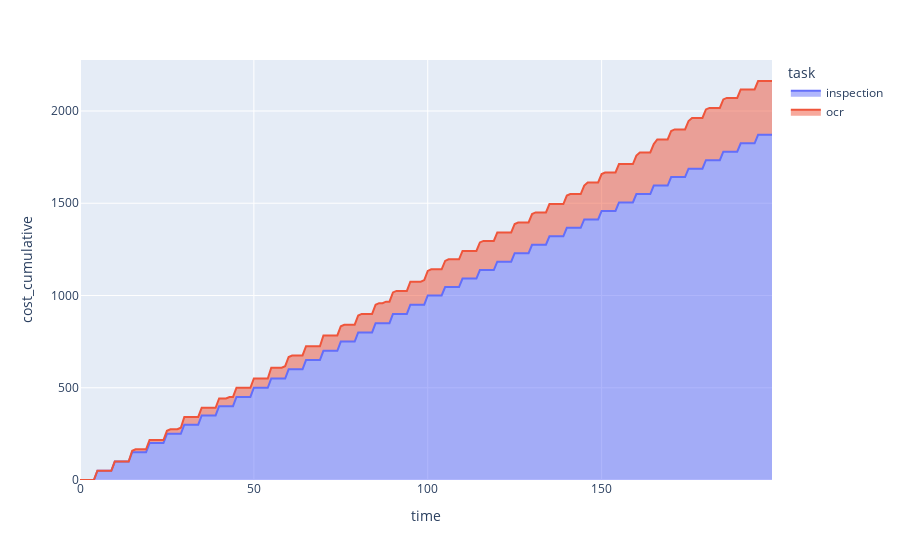

Write notebook code for a chart like this one.
### Code cell
fig = px.area(df, x="time", y="cost_cumulative", color="task")
fig.show()

### Figure 1 — Plotly figure (JSON) as saved in the notebook; plotly's stock layout.template omitted (floating-point values rounded to 4 significant figures; data arrays with more than 128 entries replaced by an {"elided": "..."} marker saying what was removed)
{"data": [{"hovertemplate": "task=inspection<br>time=%{x}<br>cost_cumulative=%{y}<extra></extra>", "legendgroup": "inspection", "line": {"color": "#636efa"}, "mode": "lines", "name": "inspection", "orientation": "v", "showlegend": true, "stackgroup": "1", "type": "scatter", "x": {"elided": "200 int values"}, "xaxis": "x", "y": {"elided": "200 float values"}, "yaxis": "y"}, {"hovertemplate": "task=ocr<br>time=%{x}<br>cost_cumulative=%{y}<extra></extra>", "legendgroup": "ocr", "line": {"color": "#EF553B"}, "mode": "lines", "name": "ocr", "orientation": "v", "showlegend": true, "stackgroup": "1", "type": "scatter", "x": {"elided": "200 int values"}, "xaxis": "x", "y": {"elided": "200 float values"}, "yaxis": "y"}], "layout": {"legend": {"title": {"text": "task"}, "tracegroupgap": 0}, "margin": {"t": 60}, "xaxis": {"anchor": "y", "domain": [0, 1], "title": {"text": "time"}}, "yaxis": {"anchor": "x", "domain": [0, 1], "title": {"text": "cost_cumulative"}}}}
